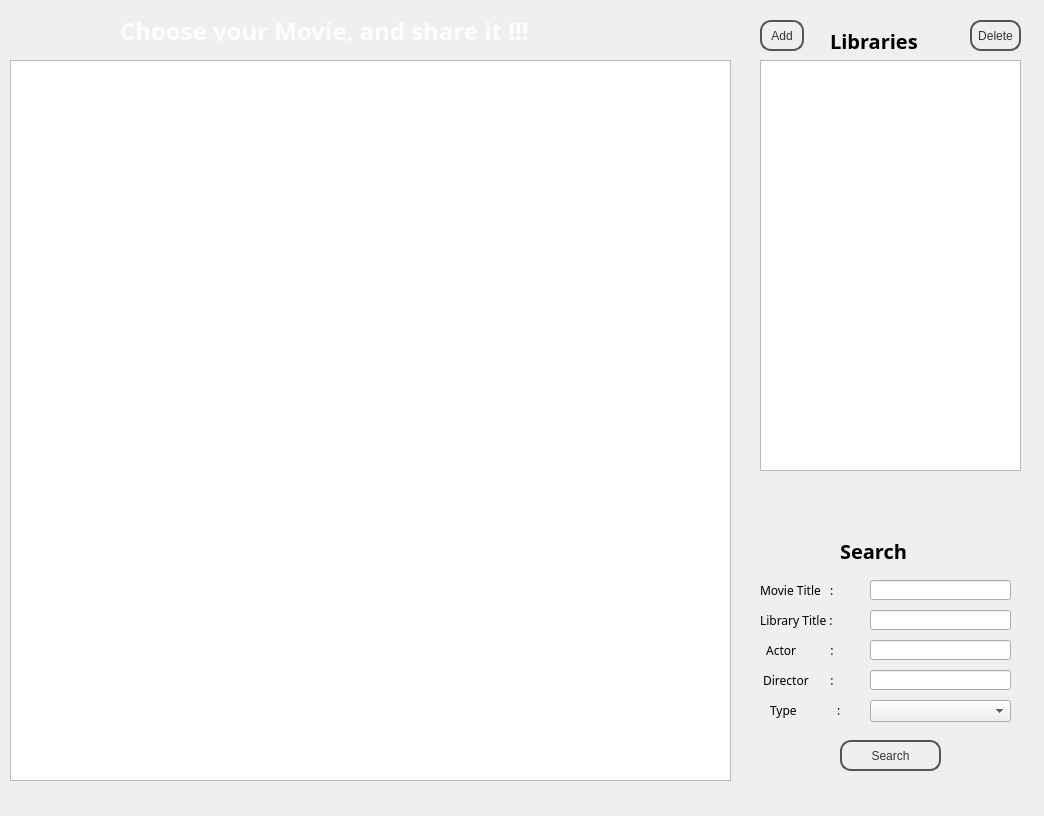
<?xml version="1.0" encoding="UTF-8"?>
<ui version="4.0">
 <class>Library</class>
 <widget class="QWidget" name="Library">
  <property name="geometry">
   <rect>
    <x>0</x>
    <y>0</y>
    <width>1044</width>
    <height>816</height>
   </rect>
  </property>
  <property name="windowTitle">
   <string>Form</string>
  </property>
  <widget class="QLabel" name="label_3">
   <property name="geometry">
    <rect>
     <x>0</x>
     <y>0</y>
     <width>1071</width>
     <height>831</height>
    </rect>
   </property>
   <property name="text">
    <string/>
   </property>
   <property name="pixmap">
    <pixmap>../../resources/images/wallpaper2.jpg</pixmap>
   </property>
  </widget>
  <widget class="QLabel" name="FondWidget2_2">
   <property name="geometry">
    <rect>
     <x>740</x>
     <y>-20</y>
     <width>381</width>
     <height>541</height>
    </rect>
   </property>
   <property name="text">
    <string/>
   </property>
   <property name="pixmap">
    <pixmap>../../resources/images/Widgetcadre4.png</pixmap>
   </property>
  </widget>
  <widget class="QLabel" name="StatusText_8">
   <property name="geometry">
    <rect>
     <x>120</x>
     <y>20</y>
     <width>521</width>
     <height>21</height>
    </rect>
   </property>
   <property name="palette">
    <palette>
     <active>
      <colorrole role="WindowText">
       <brush brushstyle="SolidPattern">
        <color alpha="255">
         <red>253</red>
         <green>253</green>
         <blue>253</blue>
        </color>
       </brush>
      </colorrole>
     </active>
     <inactive>
      <colorrole role="WindowText">
       <brush brushstyle="SolidPattern">
        <color alpha="255">
         <red>253</red>
         <green>253</green>
         <blue>253</blue>
        </color>
       </brush>
      </colorrole>
     </inactive>
     <disabled>
      <colorrole role="WindowText">
       <brush brushstyle="SolidPattern">
        <color alpha="255">
         <red>120</red>
         <green>120</green>
         <blue>120</blue>
        </color>
       </brush>
      </colorrole>
     </disabled>
    </palette>
   </property>
   <property name="font">
    <font>
     <family>Europe_Ext</family>
     <pointsize>18</pointsize>
     <weight>75</weight>
     <bold>true</bold>
    </font>
   </property>
   <property name="text">
    <string>Choose your Movie, and share it !!!</string>
   </property>
  </widget>
  <widget class="QLabel" name="StatusText_2">
   <property name="geometry">
    <rect>
     <x>830</x>
     <y>30</y>
     <width>121</width>
     <height>21</height>
    </rect>
   </property>
   <property name="font">
    <font>
     <family>Europe_Ext</family>
     <pointsize>15</pointsize>
     <weight>75</weight>
     <bold>true</bold>
    </font>
   </property>
   <property name="text">
    <string>Libraries</string>
   </property>
  </widget>
  <widget class="QLabel" name="FondWidget2_3">
   <property name="geometry">
    <rect>
     <x>740</x>
     <y>500</y>
     <width>381</width>
     <height>541</height>
    </rect>
   </property>
   <property name="text">
    <string/>
   </property>
   <property name="pixmap">
    <pixmap>../../resources/images/Widgetcadre4.png</pixmap>
   </property>
  </widget>
  <widget class="QLabel" name="StatusText_7">
   <property name="geometry">
    <rect>
     <x>760</x>
     <y>610</y>
     <width>121</width>
     <height>21</height>
    </rect>
   </property>
   <property name="font">
    <font>
     <family>Europe_Ext</family>
     <pointsize>9</pointsize>
    </font>
   </property>
   <property name="text">
    <string>Library Title :</string>
   </property>
  </widget>
  <widget class="QLabel" name="StatusText_9">
   <property name="geometry">
    <rect>
     <x>760</x>
     <y>670</y>
     <width>121</width>
     <height>21</height>
    </rect>
   </property>
   <property name="font">
    <font>
     <family>Europe_Ext</family>
     <pointsize>9</pointsize>
    </font>
   </property>
   <property name="text">
    <string> Director       :</string>
   </property>
  </widget>
  <widget class="QPushButton" name="Search">
   <property name="geometry">
    <rect>
     <x>840</x>
     <y>740</y>
     <width>101</width>
     <height>31</height>
    </rect>
   </property>
   <property name="styleSheet">
    <string notr="true">#Search {
color: #333;
border: 2px solid #555;
border-radius: 11px;
padding: 5px;
background: qradialgradient(cx: 0.3, cy: -0.4,
fx: 0.3, fy: -0.4,
radius: 1.35, stop: 0 #fff, stop: 1 #888);
min-width: 80px;
}

#Search:hover {
background: qradialgradient(cx: 0.3, cy: -0.4,
fx: 0.3, fy: -0.4,
radius: 1.35, stop: 0 #fff, stop: 1 #bbb);
}

#Search:pressed {
background: qradialgradient(cx: 0.4, cy: -0.1,
fx: 0.4, fy: -0.1,
radius: 1.35, stop: 0 #fff, stop: 1 #ddd);
}</string>
   </property>
   <property name="text">
    <string>Search</string>
   </property>
  </widget>
  <widget class="QComboBox" name="comboBox">
   <property name="geometry">
    <rect>
     <x>870</x>
     <y>700</y>
     <width>141</width>
     <height>22</height>
    </rect>
   </property>
  </widget>
  <widget class="QLabel" name="StatusText_3">
   <property name="geometry">
    <rect>
     <x>840</x>
     <y>540</y>
     <width>121</width>
     <height>21</height>
    </rect>
   </property>
   <property name="font">
    <font>
     <family>Europe_Ext</family>
     <pointsize>15</pointsize>
     <weight>75</weight>
     <bold>true</bold>
    </font>
   </property>
   <property name="text">
    <string>Search</string>
   </property>
  </widget>
  <widget class="QLineEdit" name="SearchMovie_2">
   <property name="geometry">
    <rect>
     <x>870</x>
     <y>610</y>
     <width>141</width>
     <height>20</height>
    </rect>
   </property>
  </widget>
  <widget class="QLineEdit" name="SearchMovie_3">
   <property name="geometry">
    <rect>
     <x>870</x>
     <y>640</y>
     <width>141</width>
     <height>20</height>
    </rect>
   </property>
  </widget>
  <widget class="QLineEdit" name="SearchMovie_4">
   <property name="geometry">
    <rect>
     <x>870</x>
     <y>670</y>
     <width>141</width>
     <height>20</height>
    </rect>
   </property>
  </widget>
  <widget class="QLineEdit" name="SearchMovie">
   <property name="geometry">
    <rect>
     <x>870</x>
     <y>580</y>
     <width>141</width>
     <height>20</height>
    </rect>
   </property>
  </widget>
  <widget class="QLabel" name="StatusText_4">
   <property name="geometry">
    <rect>
     <x>760</x>
     <y>580</y>
     <width>121</width>
     <height>21</height>
    </rect>
   </property>
   <property name="font">
    <font>
     <family>Europe_Ext</family>
     <pointsize>9</pointsize>
    </font>
   </property>
   <property name="text">
    <string>Movie Title   :</string>
   </property>
  </widget>
  <widget class="QLabel" name="StatusText_5">
   <property name="geometry">
    <rect>
     <x>760</x>
     <y>640</y>
     <width>121</width>
     <height>21</height>
    </rect>
   </property>
   <property name="font">
    <font>
     <family>Europe_Ext</family>
     <pointsize>9</pointsize>
    </font>
   </property>
   <property name="text">
    <string>  Actor           :</string>
   </property>
  </widget>
  <widget class="QLabel" name="StatusText_6">
   <property name="geometry">
    <rect>
     <x>770</x>
     <y>700</y>
     <width>121</width>
     <height>21</height>
    </rect>
   </property>
   <property name="font">
    <font>
     <family>Europe_Ext</family>
     <pointsize>9</pointsize>
    </font>
   </property>
   <property name="text">
    <string>Type             :</string>
   </property>
  </widget>
  <widget class="QTreeView" name="treeView">
   <property name="geometry">
    <rect>
     <x>10</x>
     <y>60</y>
     <width>721</width>
     <height>721</height>
    </rect>
   </property>
  </widget>
  <widget class="QListWidget" name="listWidget">
   <property name="geometry">
    <rect>
     <x>760</x>
     <y>60</y>
     <width>261</width>
     <height>411</height>
    </rect>
   </property>
  </widget>
  <widget class="QPushButton" name="Add">
   <property name="geometry">
    <rect>
     <x>760</x>
     <y>20</y>
     <width>44</width>
     <height>31</height>
    </rect>
   </property>
   <property name="styleSheet">
    <string notr="true">#Add {
color: #333;
border: 2px solid #555;
border-radius: 11px;
padding: 5px;
background: qradialgradient(cx: 0.3, cy: -0.4,
fx: 0.3, fy: -0.4,
radius: 1.35, stop: 0 #fff, stop: 1 #888);
min-width:30px;
}

#Add:hover {
background: qradialgradient(cx: 0.3, cy: -0.4,
fx: 0.3, fy: -0.4,
radius: 1.35, stop: 0 #fff, stop: 1 #bbb);
}

#Add:pressed {
background: qradialgradient(cx: 0.4, cy: -0.1,
fx: 0.4, fy: -0.1,
radius: 1.35, stop: 0 #fff, stop: 1 #ddd);
}</string>
   </property>
   <property name="text">
    <string>Add</string>
   </property>
  </widget>
  <widget class="QPushButton" name="Delete">
   <property name="geometry">
    <rect>
     <x>970</x>
     <y>20</y>
     <width>51</width>
     <height>31</height>
    </rect>
   </property>
   <property name="styleSheet">
    <string notr="true">#Delete {
color: #333;
border: 2px solid #555;
border-radius: 11px;
padding: 5px;
background: qradialgradient(cx: 0.3, cy: -0.4,
fx: 0.3, fy: -0.4,
radius: 1.35, stop: 0 #fff, stop: 1 #888);
min-width: 20px;
}

#Delete:hover {
background: qradialgradient(cx: 0.3, cy: -0.4,
fx: 0.3, fy: -0.4,
radius: 1.35, stop: 0 #fff, stop: 1 #bbb);
}

#Delete:pressed {
background: qradialgradient(cx: 0.4, cy: -0.1,
fx: 0.4, fy: -0.1,
radius: 1.35, stop: 0 #fff, stop: 1 #ddd);
}</string>
   </property>
   <property name="text">
    <string>Delete</string>
   </property>
  </widget>
 </widget>
 <resources/>
 <connections/>
</ui>
